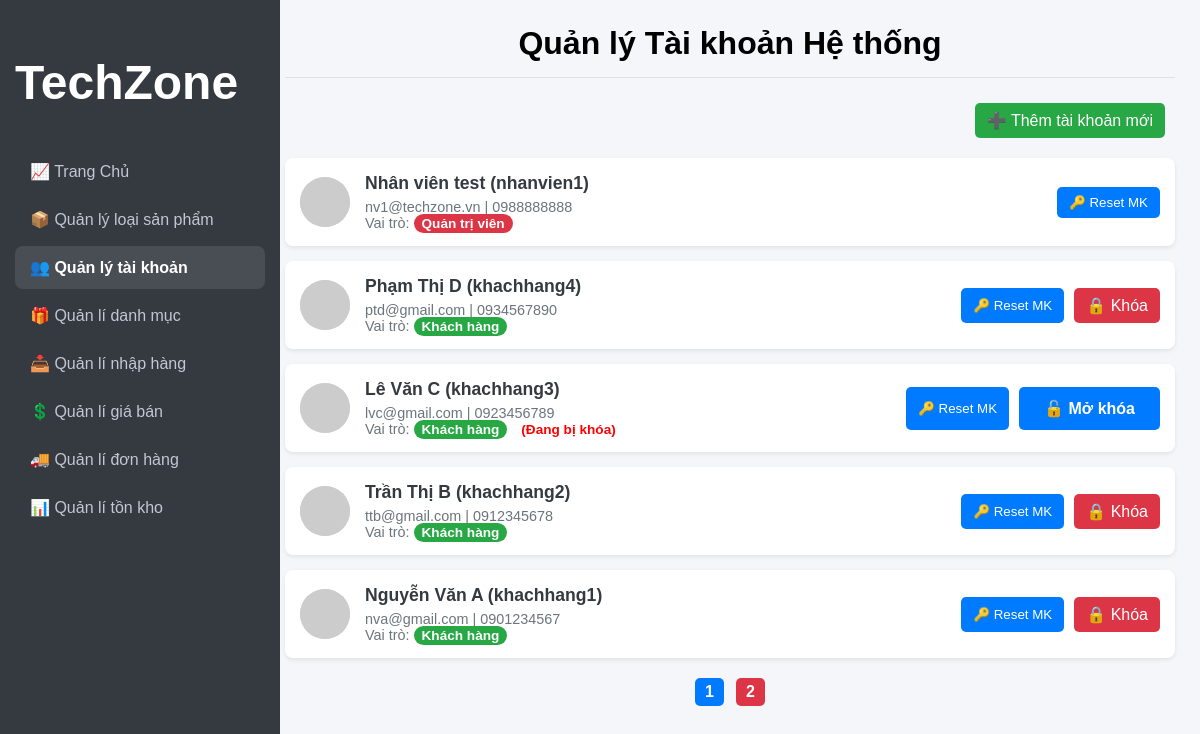
The page /Admin/taikhoan.php (signed in) on the database its author committed.
### tables this page shows
CREATE TABLE `taikhoan` (
  `MaTK` int(11) NOT NULL,
  `Username` varchar(50) NOT NULL,
  `Password` varchar(255) NOT NULL,
  `HoTen` varchar(100) NOT NULL,
  `Email` varchar(100) NOT NULL,
  `Avatar` varchar(255) DEFAULT NULL,
  `SoDienThoai` varchar(20) NOT NULL,
  `VaiTro` tinyint(1) DEFAULT 0 COMMENT '0: Khách hàng, 1: Admin',
  `TrangThai` tinyint(1) DEFAULT 1 COMMENT '0: Bị khóa, 1: Hoạt động'
);

### Admin/taikhoan.php (the view, shortened to what this page needs)
<?php
require_once 'config.php';
$limit = 5;
$page = isset($_GET['page']) ? (int)$_GET['page'] : 1;
$offset = ($page - 1) * $limit;
$totalAccounts = $conn->query("SELECT COUNT(*) FROM TaiKhoan")->fetchColumn();
$totalPages = ceil($totalAccounts / $limit);
$stmt = $conn->prepare("SELECT * FROM TaiKhoan ORDER BY MaTK DESC LIMIT :limit OFFSET :offset");
$stmt->bindValue(':limit', $limit, PDO::PARAM_INT);
$stmt->bindValue(':offset', $offset, PDO::PARAM_INT);
$stmt->execute();
$danhSachTaiKhoan = $stmt->fetchAll(PDO::FETCH_ASSOC);
?>
<!DOCTYPE html>
<html lang="vi">
<head>
    <link rel="stylesheet" href="Style.css">
</head>
<body>
    <div class="container">
        <?php include_once 'sidebar.php'; ?>
        <main class="main-content">
            <div class="page-header">
                <h1 class="page-header-title">Quản lý Tài khoản Hệ thống</h1>
            </div>
            <div class="page-toolbar">
                <button class="btn btn-add" onclick="document.getElementById('modalThem').classList.add('active')">
                    ➕ Thêm tài khoản mới
                </button>
            </div>
            <div class="account-list">
                <?php foreach ($danhSachTaiKhoan as $tk): ?>
                    <div class="account-item">
                        <?php
                        $avatarUrl = $tk['Avatar'];
                        if (empty($avatarUrl)) {
                            $words = explode(" ", $tk['HoTen']);
                            $initials = (count($words) >= 2) ? strtoupper(substr($words[0], 0, 1) . substr(end($words), 0, 1)) : strtoupper(substr($tk['HoTen'], 0, 2));
                            $avatarUrl = "https://ui-avatars.com/api/?name=" . urlencode($initials) . "&background=random&color=fff";
                        }
                        ?>
                        <img src="<?= htmlspecialchars($avatarUrl) ?>" alt="Avatar" class="account-avatar">
                        <div class="account-info">
                            <h4><?= htmlspecialchars($tk['HoTen']) ?> (<?= htmlspecialchars($tk['Username']) ?>)</h4>
                            <p><?= htmlspecialchars($tk['Email']) ?> | <?= htmlspecialchars($tk['SoDienThoai']) ?></p>
                            <p>Vai trò:
                                <?php if ($tk['VaiTro'] == 1): ?>
                                    <span class="role admin" style="background:#dc3545; color:white; padding: 2px 8px; border-radius: 12px; font-size: 0.85rem;">Quản trị viên</span>
                                <?php else: ?>
                                    <span class="role customer" style="background:#28a745; color:white; padding: 2px 8px; border-radius: 12px; font-size: 0.85rem;">Khách hàng</span>
                                <?php endif; ?>
                                <?= $tk['TrangThai'] == 0 ? '<span style="color:red; font-size: 0.85rem; margin-left: 10px; font-weight:bold;">(Đang bị khóa)</span>' : '' ?>
                            </p>
                        </div>
                        <div class="account-actions">
                            <button class="btn btn-edit" onclick="moModalReset(<?= $tk['MaTK'] ?>, '<?= htmlspecialchars($tk['Username']) ?>')">🔑 Reset MK</button>
                            <?php if ($tk['VaiTro'] != 1): ?>
                                <?php if ($tk['TrangThai'] == 1): ?>
                                    <a href="taikhoan.php?action=lock&id=<?= $tk['MaTK'] ?>" class="btn btn-delete" onclick="return confirm('Khóa tài khoản này?');">🔒 Khóa</a>
                                <?php else: ?>
                                    <a href="taikhoan.php?action=unlock&id=<?= $tk['MaTK'] ?>" class="btn btn-save" onclick="return confirm('Mở khóa tài khoản này?');">🔓 Mở khóa</a>
                                <?php endif; ?>
                            <?php endif; ?>
                        </div>
                    </div>
                <?php endforeach; ?>
            </div>
            <?php if ($totalPages > 1): ?>
                <div class="pagination" style="margin-top: 20px; text-align: center;">
                    <?php for ($i = 1; $i <= $totalPages; $i++): ?>
                        <a href="taikhoan.php?page=<?= $i ?>" class="btn <?= ($page == $i) ? 'btn-save' : 'btn-deleteback' ?>" style="text-decoration:none; padding: 5px 10px; margin: 0 2px;">
                            <?= $i ?>
                        </a>
                    <?php endfor; ?>
                </div>
            <?php endif; ?>
        </main>
    </div>
</body>
</html>

### Admin/Style.css (style rules this page uses)
.container { display: flex; min-height: 100vh; }
.main-content { flex-grow: 1; padding: 25px; margin-left: 260px; }
.main-content h1 { border-bottom: 2px solid #dee2e6; padding-bottom: 10px; }
.btn-add { background-color: #28a745; width: auto; color: white; padding: 10px 15px; margin-left: 0; margin-right: 10px; border: none; border-radius: 5px; font-size: 1rem; font-weight: bold; cursor: pointer; margin-bottom: 20px; transition: background-color 0.3s; }
.btn { padding: 8px 12px; border: none; border-radius: 5px; cursor: pointer; font-weight: 500; transition: opacity 0.2s; text-decoration: none; white-space: nowrap; }
.btn-edit { background-color: #007bff; color: white; }
.btn-delete { background-color: #dc3545; color: white; }
.btn-deleteback { background-color: #dc3545; color: white; padding: 12px 25px; border: none; border-radius: 5px; font-size: 1rem; font-weight: bold; cursor: pointer; transition: background-color 0.3s; text-decoration: none; }
.account-list { margin-top: 20px; display: flex; flex-direction: column; gap: 15px; }
.account-item { display: flex; align-items: center; background-color: #ffffff; padding: 15px; border-radius: 8px; box-shadow: 0 2px 4px rgba(0, 0, 0, 0.08); }
.account-avatar { width: 50px; height: 50px; border-radius: 50%; margin-right: 15px; object-fit: cover; background-color: #ced4da; }
.account-info { flex-grow: 1; }
.account-info h4 { margin: 0 0 5px 0; font-size: 1.1rem; color: #343a40; }
.account-info p { margin: 0; color: #6c757d; font-size: 0.9rem; }
.role { font-size: 0.8rem; padding: 1px 8px; border-radius: 10px; font-weight: bold; }
.role.customer { background-color: #e0eafc; color: #007bff; }
.role.admin { background-color: #f8d7da; color: #721c24; }
.account-actions { display: flex; gap: 10px; flex-wrap: wrap; }
.pagination { display: flex; justify-content: center; align-items: center; margin-top: 30px; gap: 8px; }
.page-header { display: flex; justify-content: center; align-items: center; margin-bottom: 25px; border-bottom: 1px solid #dee2e6; padding-bottom: 15px; }
.page-header h1 { margin: 0; }
.btn-save { background-color: #007bff; color: white; padding: 12px 25px; border: none; border-radius: 5px; font-size: 1rem; font-weight: bold; cursor: pointer; transition: background-color 0.3s; text-decoration: none; }
.page-header h1.page-header-title { margin: 0; padding-bottom: 0; border-bottom: none; text-align: center; }
.page-toolbar { display: flex; justify-content: flex-end; margin-bottom: 20px; }
.page-toolbar .btn-add { margin-bottom: 0; }

### rows shown on the page
taikhoan: HoTen "Nhân viên test", Username "nhanvien1", Email "nv1@techzone.vn", SoDienThoai "0988888888", VaiTro "Quản trị viên"
taikhoan: HoTen "Phạm Thị D", Username "khachhang4", Email "ptd@gmail.com", SoDienThoai "0934567890", VaiTro "Khách hàng"
taikhoan: HoTen "Lê Văn C", Username "khachhang3", Email "lvc@gmail.com", SoDienThoai "0923456789", VaiTro "Khách hàng", TrangThai "(Đang bị khóa)"
taikhoan: HoTen "Trần Thị B", Username "khachhang2", Email "ttb@gmail.com", SoDienThoai "0912345678", VaiTro "Khách hàng"
taikhoan: HoTen "Nguyễn Văn A", Username "khachhang1", Email "nva@gmail.com", SoDienThoai "0901234567", VaiTro "Khách hàng"
